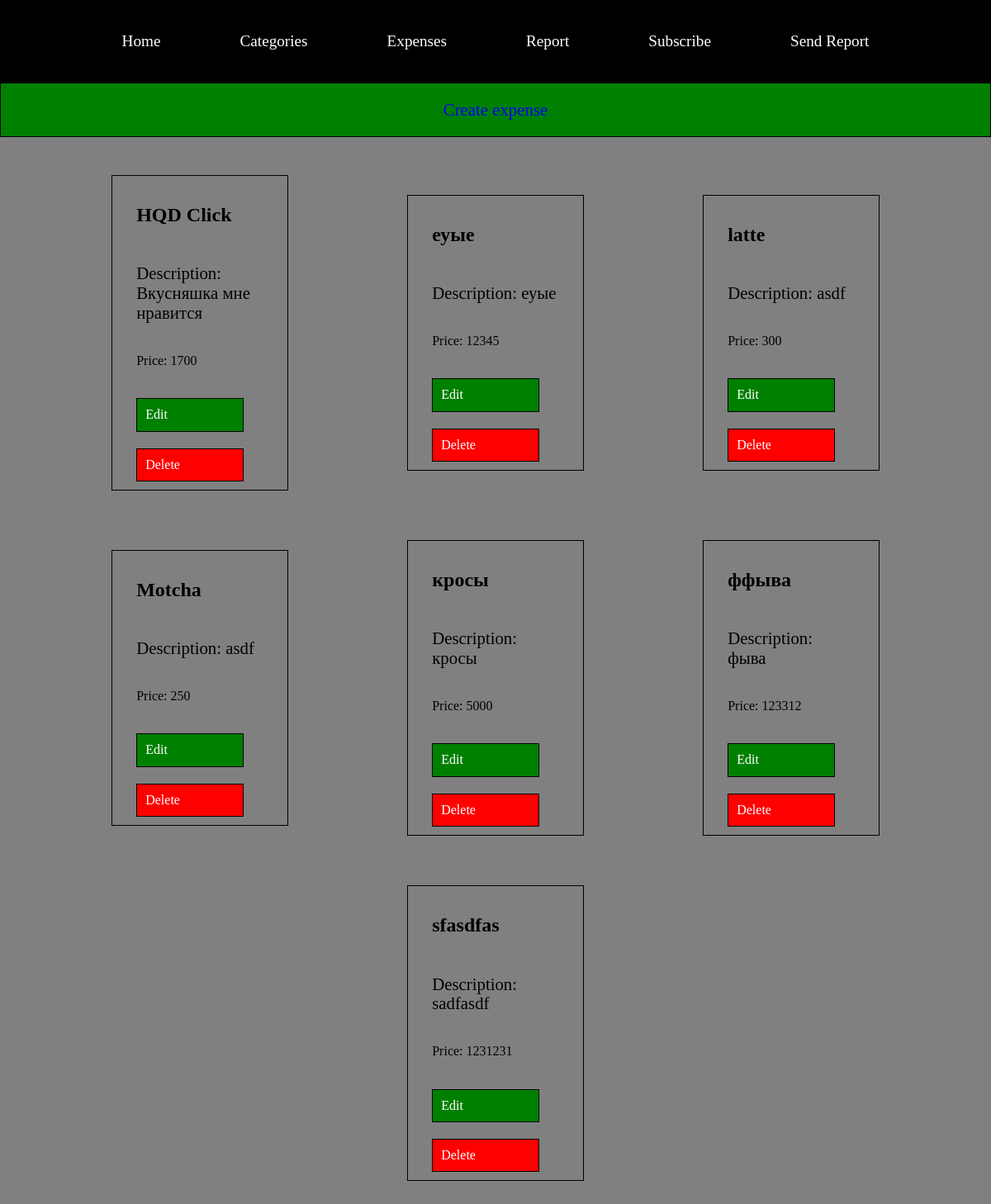
Screenshot of /expense/all with the database file from the repository.
### base/models.py (models this page shows, shortened)
class Expense(models.Model):
    name = models.CharField(max_length=50)
    category = models.ForeignKey(Category, on_delete=models.CASCADE)
    cost = models.IntegerField()
    description = models.TextField()
    date_created = models.DateTimeField(timezone.now())
    class Meta:
        verbose_name_plural = 'Expenses'

### base/views.py (the view)
# urls.py: path('expense/all', views.get_expenses, name='get_expenses'),
def get_expenses(request):
    expenses = Expense.objects.all()
    context = {'expenses': expenses}
    return render(request, 'expenses.html', context=context)

### base/templates/expenses.html
{% extends 'base.html' %}
{% block content %}
    <div class="expense__wrapper">
        <a href="{% url 'create_expense' %}" class="expense__create">Create expense</a>
        <ul class="expense__list">
            {% for ex in expenses %}
                <li class="expense__list-item">
                    <div class="expense__list-card">
                        <h3 class="expense__name"> {{ ex.name }} </h3>
                        <p class="expense__desc">Description: {{ ex.description }} </p>
                        <p class="expense__cost">Price: {{ ex.cost }}</p>
                        <a href="{% url 'update_expense' pk=ex.id %}">Edit</a>
                        <a class="delete__btn" href="{% url 'delete_expense' pk=ex.id %}">Delete</a>
                    </div>
                </li>
            {% endfor %}
        </ul>
    </div>
{% endblock %}

### base/templates/base.html (shortened to what this page needs)
{% load static %}
<!DOCTYPE html>
<html lang="en">
<head>
    <link rel="stylesheet" href="{% static 'normalize.css' %}">
    <link rel="stylesheet" href="{% static 'style.css' %}">
    <link rel="stylesheet" href="{% static 'header.css' %}">
    <link rel="stylesheet" href="{% static 'footer.css' %}">
    <link rel="stylesheet" href="{% static 'categories.css' %}">
    <link rel="stylesheet" href="{% static 'expense.css' %}">
    <link rel="stylesheet" href="{% static 'report.css' %}">
</head>
<body>
    <header>
        {% include 'header.html' %}
    </header>
    {% block content %}{% endblock %}
</body>
</html>

### base/templates/header.html
{% block header %}
<div class="header__wrapper">
    <nav class="header__nav">
        <a href="{% url 'index' %}" class="header__item">Home</a>
        <a href="{% url 'get_categories' %}" class="header__item">Categories</a>
        <a href="{% url 'get_expenses' %}" class="header__item">Expenses</a>
        <a href="{% url 'get_monthly_report' %}"  class="header__item">Report</a>
        <a href="{% url 'subscribe' %}" class="header__item">Subscribe</a>
        <a href="{% url 'send_mass_mail' %} " class="header__item">Send Report</a>
    </nav>
</div>
{% endblock %}

### mystaticfiles/style.css (style rules this page uses)
body { background-color: gray; min-height: 100vh; display: flex; flex-direction: column; }

### mystaticfiles/header.css (style rules this page uses)
.header__wrapper { width: 100%; min-height: 100px; background-color: black; justify-content: center; align-content: center; }
.header__nav { display: flex; flex-direction: row; gap: 10%; padding-left: 10%; padding-right: 10%; justify-content: center; align-content: center; }
.header__item { font-size: 1.2rem; }
.header__nav > a:link, a:visited { color: white; text-decoration: none; }

### mystaticfiles/expense.css (style rules this page uses)
.expense__wrapper { display: flex; flex-direction: column; flex-wrap: wrap; }
.expense__wrapper > a:link, a:visited { font-size: 1.3rem; display: flex; flex-direction: row; text-decoration: none; border: 1px solid black; padding: 20px; justify-content: center; align-items: center; background-color: green; }
.expense__list-card > a:link, a:visited { width: 70%; margin-top: 20px; color: white; text-decoration: none; border: 1px solid black; background-color: green; padding: 10px; }
.expense__list-card > a.delete__btn { background-color: red; }
.delete__btn { background-color: red; }
.expense__list { display: flex; flex-direction: row; flex-wrap: wrap; padding-right: 10%; padding-left: 10%; gap: 15%; list-style-type: none; justify-content: center; align-items: center; }
.expense__list-item { box-sizing: content-box; border: 1px solid black; width: 20%; padding: 10px; display: flex; flex-direction: column; justify-content: center; align-items: center; margin-top: 30px; margin-bottom: 30px; }
.expense__list-card { display: flex; flex-direction: column; width: 80%; }
.expense__name { font-size: 1.5rem; }
.expense__desc { font-size: 1.3rem; }

### rows the page displays
Expense: name "HQD Click", description "Вкусняшка мне нравится", cost "1700"
Expense: name "еуые", description "еуые", cost "12345"
Expense: name "latte", description "asdf", cost "300"
Expense: name "Motcha", description "asdf", cost "250"
Expense: name "кросы", description "кросы", cost "5000"
Expense: name "ффыва", description "фыва", cost "123312"
Expense: name "sfasdfas", description "sadfasdf", cost "1231231"
